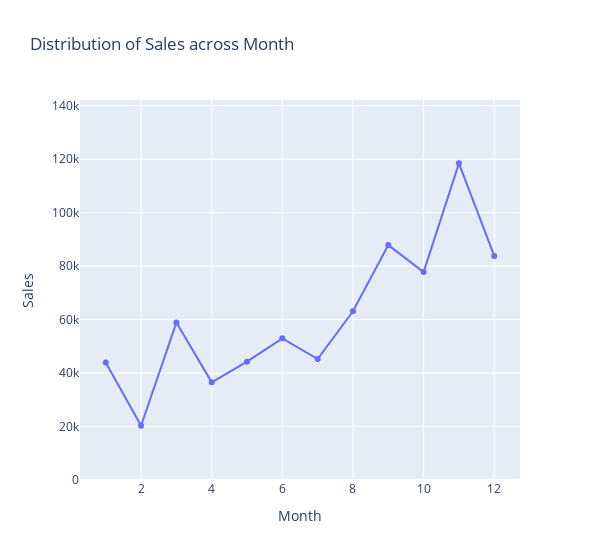

Notebook code cell kept with this figure:
### Code cell
eda_timeseries(sales_sum_month_2017, "Month", "Sales")

### Figure 1 — Plotly figure (JSON) as saved in the notebook; plotly's stock layout.template omitted (floating-point values rounded to 4 significant figures)
{"data": [{"mode": "lines+markers", "showlegend": false, "type": "scatter", "x": [1, 2, 3, 4, 5, 6, 7, 8, 9, 10, 11, 12], "y": [43970.0, 20300.0, 58870.0, 36520.0, 44260.0, 52980.0, 45260.0, 63120.0, 87870.0, 77780.0, 118400.0, 83830.0]}], "layout": {"title": {"text": "Distribution of Sales across Month"}, "width": 600, "xaxis": {"title": {"text": "Month"}}, "yaxis": {"range": [0, 142100.0], "title": {"text": "Sales"}}}}
